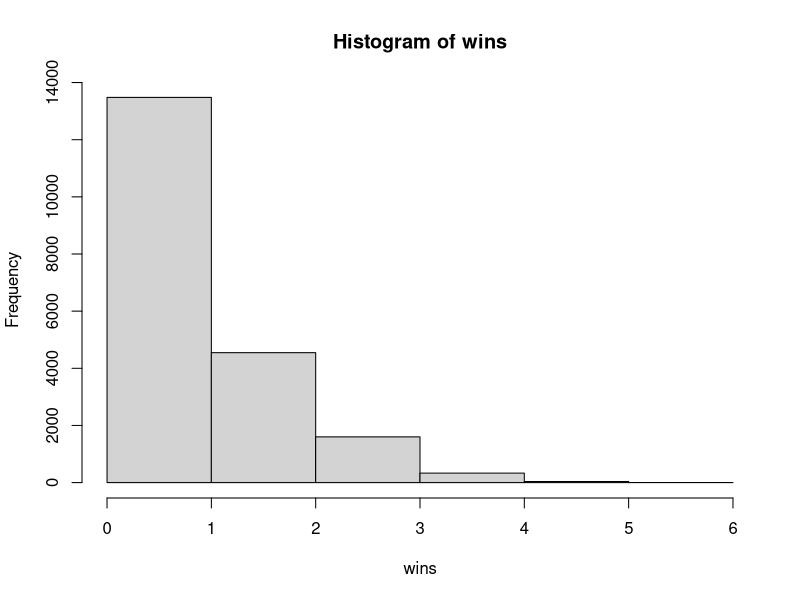

Source code (R): (Note: this script raises an error after producing the figure.)
caps<- c(rep(0, times=5), 1)
trials<- replicate(20000, sample(caps, 7, replace=TRUE))
wins<- colSums(trials)
table(wins)
hist(wins, breaks=c(0:6))


letters <- c("H", "E", "L", "L", "O")





sample(letters, 5, replace=F)

shuffle <- replicate(100, sample(letters, 5, replace=F))

scrabble<- c(rep("v", times=42), rep("c", times=58))
draws<- replicate(100, sample(scrabble, 7, replace=F))



scrabble<- c(rep("V", 42), rep("C", 56), rep("B", 2))

scrabble<- c(rep(1, times=42), rep(0, times=58))


draw<- replicate(10000, sample(scrabble, 7, replace=FALSE)) 
### I did not know replicate(). been reinventing the wheel in one form or another
##### for the 4 years doh! 
melty_draw<-melt(draw)
pivot_draw <-dcast(Var2 ~Var1, data=melty_draw)




vcount<- colSums(draw)
table(vcount)


###Quinn counts Hello's here 
letters <- c("H", "E", "L", "L", "O")
sample(letters, 5, replace = T)
#my response to replace = T:
# sampling with replacement but order matters if dealt L -> R in scenario
# we are finding permutations of a hand replace = F

hellos <- replicate(100, sample(letters, 5, replace = F)) 

glued <- apply(hellos, 2, paste0, collapse = "")
## in apply 2 designates column. lapply produces the same results but if I
#### used 1 instead of 2 would do row-wise operations which you might find useful

#just to demonstrate another function, which() 

which(glued == "HELLO") # return index or indices of occurrence

sum(glued == "HELLO") # return count of occurrence



